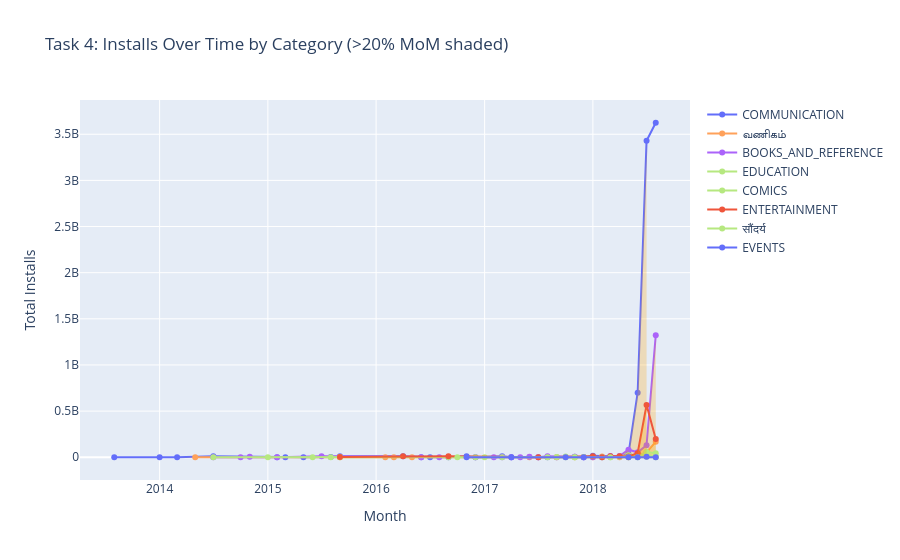

The notebook cell this image was saved under:
### Markdown cell above
## Task 4 — Time series: total installs over time by category, shade >20% MoM growth
Filters: app name not starting x/y/z, category starting E/C/B, reviews > 500,
app name without letter "S". Translate Beauty→Hindi, Business→Tamil, Dating→German.
Window: **6 PM–9 PM IST**.

### Code cell
TRANS = {"BEAUTY":"सौंदर्य", "BUSINESS":"வணிகம்", "DATING":"Partnersuche"}

def task4():
    if not gate(18, 21, "Task 4"): return
    d = df[df["Category"].str[0].isin(list("ECB")) &
           (df["Reviews"] > 500) &
           ~df["App"].str[0].str.lower().isin(list("xyz")) &
           ~df["App"].str.contains("S", case=True, na=False)].copy()
    d = d.dropna(subset=["Update_Period"])
    if d.empty:
        print("No apps pass the Task 4 filters."); return
    ts = (d.groupby(["Update_Period","Category"])["Installs"].sum()
            .reset_index().sort_values("Update_Period"))
    fig = go.Figure()
    for cat in ts["Category"].unique():
        sub = ts[ts["Category"]==cat].copy()
        sub["MoM"] = sub["Installs"].pct_change()
        label = TRANS.get(cat, cat)
        fig.add_trace(go.Scatter(x=sub["Update_Period"], y=sub["Installs"],
                      mode="lines+markers", name=label))
        # shade segments with >20% MoM growth
        for i in range(1, len(sub)):
            if sub["MoM"].iloc[i] > 0.20:
                fig.add_trace(go.Scatter(
                    x=[sub["Update_Period"].iloc[i-1], sub["Update_Period"].iloc[i]],
                    y=[sub["Installs"].iloc[i-1], sub["Installs"].iloc[i]],
                    fill="tozeroy", mode="none", showlegend=False,
                    fillcolor="rgba(255,165,0,0.25)"))
    fig.update_layout(title="Task 4: Installs Over Time by Category (>20% MoM shaded)",
                      xaxis_title="Month", yaxis_title="Total Installs")
    fig.show()
task4()

### Figure 1 — Plotly figure (JSON) as saved in the notebook; plotly's stock layout.template omitted (floating-point values rounded to 4 significant figures)
{"data": [{"mode": "lines+markers", "name": "COMMUNICATION", "type": "scatter", "x": ["2013-08-01T00:00:00.000000000", "2014-01-01T00:00:00.000000000", "2014-03-01T00:00:00.000000000", "2014-07-01T00:00:00.000000000", "2015-02-01T00:00:00.000000000", "2015-03-01T00:00:00.000000000", "2015-05-01T00:00:00.000000000", "2015-08-01T00:00:00.000000000", "2015-09-01T00:00:00.000000000", "2016-04-01T00:00:00.000000000", "2016-06-01T00:00:00.000000000", "2016-07-01T00:00:00.000000000", "2016-09-01T00:00:00.000000000", "2016-11-01T00:00:00.000000000", "2016-12-01T00:00:00.000000000", "2017-03-01T00:00:00.000000000", "2017-04-01T00:00:00.000000000", "2017-07-01T00:00:00.000000000", "2017-08-01T00:00:00.000000000", "2017-09-01T00:00:00.000000000", "2017-11-01T00:00:00.000000000", "2017-12-01T00:00:00.000000000", "2018-01-01T00:00:00.000000000", "2018-03-01T00:00:00.000000000", "2018-04-01T00:00:00.000000000", "2018-05-01T00:00:00.000000000", "2018-06-01T00:00:00.000000000", "2018-07-01T00:00:00.000000000", "2018-08-01T00:00:00.000000000"], "y": [150000, 100000, 100000, 10000000, 500000, 1000000, 100000, 2000000, 10000000, 10000000, 1000000, 110000, 1000000, 11000000, 100000, 10000000, 1100000, 500000, 1000000, 50000, 5000000, 1000000, 16100000, 12100000, 7000000, 36100000, 700100000, 3428430000, 3624560000]}, {"fill": "tozeroy", "fillcolor": "rgba(255,165,0,0.25)", "mode": "none", "showlegend": false, "type": "scatter", "x": ["2014-03-01T00:00:00", "2014-07-01T00:00:00"], "y": [100000, 10000000]}, {"fill": "tozeroy", "fillcolor": "rgba(255,165,0,0.25)", "mode": "none", "showlegend": false, "type": "scatter", "x": ["2015-02-01T00:00:00", "2015-03-01T00:00:00"], "y": [500000, 1000000]}, {"fill": "tozeroy", "fillcolor": "rgba(255,165,0,0.25)", "mode": "none", "showlegend": false, "type": "scatter", "x": ["2015-05-01T00:00:00", "2015-08-01T00:00:00"], "y": [100000, 2000000]}, {"fill": "tozeroy", "fillcolor": "rgba(255,165,0,0.25)", "mode": "none", "showlegend": false, "type": "scatter", "x": ["2015-08-01T00:00:00", "2015-09-01T00:00:00"], "y": [2000000, 10000000]}, {"fill": "tozeroy", "fillcolor": "rgba(255,165,0,0.25)", "mode": "none", "showlegend": false, "type": "scatter", "x": ["2016-07-01T00:00:00", "2016-09-01T00:00:00"], "y": [110000, 1000000]}, {"fill": "tozeroy", "fillcolor": "rgba(255,165,0,0.25)", "mode": "none", "showlegend": false, "type": "scatter", "x": ["2016-09-01T00:00:00", "2016-11-01T00:00:00"], "y": [1000000, 11000000]}, {"fill": "tozeroy", "fillcolor": "rgba(255,165,0,0.25)", "mode": "none", "showlegend": false, "type": "scatter", "x": ["2016-12-01T00:00:00", "2017-03-01T00:00:00"], "y": [100000, 10000000]}, {"fill": "tozeroy", "fillcolor": "rgba(255,165,0,0.25)", "mode": "none", "showlegend": false, "type": "scatter", "x": ["2017-07-01T00:00:00", "2017-08-01T00:00:00"], "y": [500000, 1000000]}, {"fill": "tozeroy", "fillcolor": "rgba(255,165,0,0.25)", "mode": "none", "showlegend": false, "type": "scatter", "x": ["2017-09-01T00:00:00", "2017-11-01T00:00:00"], "y": [50000, 5000000]}, {"fill": "tozeroy", "fillcolor": "rgba(255,165,0,0.25)", "mode": "none", "showlegend": false, "type": "scatter", "x": ["2017-12-01T00:00:00", "2018-01-01T00:00:00"], "y": [1000000, 16100000]}, {"fill": "tozeroy", "fillcolor": "rgba(255,165,0,0.25)", "mode": "none", "showlegend": false, "type": "scatter", "x": ["2018-04-01T00:00:00", "2018-05-01T00:00:00"], "y": [7000000, 36100000]}, {"fill": "tozeroy", "fillcolor": "rgba(255,165,0,0.25)", "mode": "none", "showlegend": false, "type": "scatter", "x": ["2018-05-01T00:00:00", "2018-06-01T00:00:00"], "y": [36100000, 700100000]}, {"fill": "tozeroy", "fillcolor": "rgba(255,165,0,0.25)", "mode": "none", "showlegend": false, "type": "scatter", "x": ["2018-06-01T00:00:00", "2018-07-01T00:00:00"], "y": [700100000, 3428430000]}, {"mode": "lines+markers", "name": "வணிகம்", "type": "scatter", "x": ["2014-05-01T00:00:00.000000000", "2015-09-01T00:00:00.000000000", "2016-02-01T00:00:00.000000000", "2016-03-01T00:00:00.000000000", "2016-05-01T00:00:00.000000000", "2017-06-01T00:00:00.000000000", "2017-09-01T00:00:00.000000000", "2017-11-01T00:00:00.000000000", "2017-12-01T00:00:00.000000000", "2018-01-01T00:00:00.000000000", "2018-02-01T00:00:00.000000000", "2018-03-01T00:00:00.000000000", "2018-04-01T00:00:00.000000000", "2018-05-01T00:00:00.000000000", "2018-06-01T00:00:00.000000000", "2018-07-01T00:00:00.000000000", "2018-08-01T00:00:00.000000000"], "y": [100000, 100000, 10000, 1000000, 500000, 100000, 1000000, 500000, 1501000, 1000000, 7000000, 2000000, 100000, 1100000, 16750000, 53000000, 168650000]}, {"fill": "tozeroy", "fillcolor": "rgba(255,165,0,0.25)", "mode": "none", "showlegend": false, "type": "scatter", "x": ["2016-02-01T00:00:00", "2016-03-01T00:00:00"], "y": [10000, 1000000]}, {"fill": "tozeroy", "fillcolor": "rgba(255,165,0,0.25)", "mode": "none", "showlegend": false, "type": "scatter", "x": ["2017-06-01T00:00:00", "2017-09-01T00:00:00"], "y": [100000, 1000000]}, {"fill": "tozeroy", "fillcolor": "rgba(255,165,0,0.25)", "mode": "none", "showlegend": false, "type": "scatter", "x": ["2017-11-01T00:00:00", "2017-12-01T00:00:00"], "y": [500000, 1501000]}, {"fill": "tozeroy", "fillcolor": "rgba(255,165,0,0.25)", "mode": "none", "showlegend": false, "type": "scatter", "x": ["2018-01-01T00:00:00", "2018-02-01T00:00:00"], "y": [1000000, 7000000]}, {"fill": "tozeroy", "fillcolor": "rgba(255,165,0,0.25)", "mode": "none", "showlegend": false, "type": "scatter", "x": ["2018-04-01T00:00:00", "2018-05-01T00:00:00"], "y": [100000, 1100000]}, {"fill": "tozeroy", "fillcolor": "rgba(255,165,0,0.25)", "mode": "none", "showlegend": false, "type": "scatter", "x": ["2018-05-01T00:00:00", "2018-06-01T00:00:00"], "y": [1100000, 16750000]}, {"fill": "tozeroy", "fillcolor": "rgba(255,165,0,0.25)", "mode": "none", "showlegend": false, "type": "scatter", "x": ["2018-06-01T00:00:00", "2018-07-01T00:00:00"], "y": [16750000, 53000000]}, {"fill": "tozeroy", "fillcolor": "rgba(255,165,0,0.25)", "mode": "none", "showlegend": false, "type": "scatter", "x": ["2018-07-01T00:00:00", "2018-08-01T00:00:00"], "y": [53000000, 168650000]}, {"mode": "lines+markers", "name": "BOOKS_AND_REFERENCE", "type": "scatter", "x": ["2014-07-01T00:00:00.000000000", "2014-10-01T00:00:00.000000000", "2014-11-01T00:00:00.000000000", "2015-02-01T00:00:00.000000000", "2015-07-01T00:00:00.000000000", "2016-06-01T00:00:00.000000000", "2016-08-01T00:00:00.000000000", "2016-12-01T00:00:00.000000000", "2017-02-01T00:00:00.000000000", "2017-03-01T00:00:00.000000000", "2017-04-01T00:00:00.000000000", "2017-05-01T00:00:00.000000000", "2017-06-01T00:00:00.000000000", "2017-07-01T00:00:00.000000000", "2017-08-01T00:00:00.000000000", "2017-11-01T00:00:00.000000000", "2017-12-01T00:00:00.000000000", "2018-01-01T00:00:00.000000000", "2018-02-01T00:00:00.000000000", "2018-03-01T00:00:00.000000000", "2018-04-01T00:00:00.000000000", "2018-05-01T00:00:00.000000000", "2018-06-01T00:00:00.000000000", "2018-07-01T00:00:00.000000000", "2018-08-01T00:00:00.000000000"], "y": [50000, 500000, 5000000, 50000, 10000000, 60000, 100000, 500000, 100000, 100000, 1000000, 100000, 5000000, 100000, 10010000, 4500000, 1200000, 500000, 100000, 10100000, 12550000, 82110000, 53600000, 130850000, 1321050000]}, {"fill": "tozeroy", "fillcolor": "rgba(255,165,0,0.25)", "mode": "none", "showlegend": false, "type": "scatter", "x": ["2014-07-01T00:00:00", "2014-10-01T00:00:00"], "y": [50000, 500000]}, {"fill": "tozeroy", "fillcolor": "rgba(255,165,0,0.25)", "mode": "none", "showlegend": false, "type": "scatter", "x": ["2014-10-01T00:00:00", "2014-11-01T00:00:00"], "y": [500000, 5000000]}, {"fill": "tozeroy", "fillcolor": "rgba(255,165,0,0.25)", "mode": "none", "showlegend": false, "type": "scatter", "x": ["2015-02-01T00:00:00", "2015-07-01T00:00:00"], "y": [50000, 10000000]}, {"fill": "tozeroy", "fillcolor": "rgba(255,165,0,0.25)", "mode": "none", "showlegend": false, "type": "scatter", "x": ["2016-06-01T00:00:00", "2016-08-01T00:00:00"], "y": [60000, 100000]}, {"fill": "tozeroy", "fillcolor": "rgba(255,165,0,0.25)", "mode": "none", "showlegend": false, "type": "scatter", "x": ["2016-08-01T00:00:00", "2016-12-01T00:00:00"], "y": [100000, 500000]}, {"fill": "tozeroy", "fillcolor": "rgba(255,165,0,0.25)", "mode": "none", "showlegend": false, "type": "scatter", "x": ["2017-03-01T00:00:00", "2017-04-01T00:00:00"], "y": [100000, 1000000]}, {"fill": "tozeroy", "fillcolor": "rgba(255,165,0,0.25)", "mode": "none", "showlegend": false, "type": "scatter", "x": ["2017-05-01T00:00:00", "2017-06-01T00:00:00"], "y": [100000, 5000000]}, {"fill": "tozeroy", "fillcolor": "rgba(255,165,0,0.25)", "mode": "none", "showlegend": false, "type": "scatter", "x": ["2017-07-01T00:00:00", "2017-08-01T00:00:00"], "y": [100000, 10010000]}, {"fill": "tozeroy", "fillcolor": "rgba(255,165,0,0.25)", "mode": "none", "showlegend": false, "type": "scatter", "x": ["2018-02-01T00:00:00", "2018-03-01T00:00:00"], "y": [100000, 10100000]}, {"fill": "tozeroy", "fillcolor": "rgba(255,165,0,0.25)", "mode": "none", "showlegend": false, "type": "scatter", "x": ["2018-03-01T00:00:00", "2018-04-01T00:00:00"], "y": [10100000, 12550000]}, {"fill": "tozeroy", "fillcolor": "rgba(255,165,0,0.25)", "mode": "none", "showlegend": false, "type": "scatter", "x": ["2018-04-01T00:00:00", "2018-05-01T00:00:00"], "y": [12550000, 82110000]}, {"fill": "tozeroy", "fillcolor": "rgba(255,165,0,0.25)", "mode": "none", "showlegend": false, "type": "scatter", "x": ["2018-06-01T00:00:00", "2018-07-01T00:00:00"], "y": [53600000, 130850000]}, {"fill": "tozeroy", "fillcolor": "rgba(255,165,0,0.25)", "mode": "none", "showlegend": false, "type": "scatter", "x": ["2018-07-01T00:00:00", "2018-08-01T00:00:00"], "y": [130850000, 1321050000]}, {"mode": "lines+markers", "name": "EDUCATION", "type": "scatter", "x": ["2014-07-01T00:00:00.000000000", "2015-01-01T00:00:00.000000000", "2015-06-01T00:00:00.000000000", "2015-08-01T00:00:00.000000000", "2016-09-01T00:00:00.000000000", "2016-12-01T00:00:00.000000000", "2017-01-01T00:00:00.000000000", "2017-08-01T00:00:00.000000000", "2017-09-01T00:00:00.000000000", "2017-10-01T00:00:00.000000000", "2017-11-01T00:00:00.000000000", "2017-12-01T00:00:00.000000000", "2018-02-01T00:00:00.000000000", "2018-03-01T00:00:00.000000000", "2018-04-01T00:00:00.000000000", "2018-05-01T00:00:00.000000000", "2018-06-01T00:00:00.000000000", "2018-07-01T00:00:00.000000000", "2018-08-01T00:00:00.000000000"], "y": [10000, 100000, 1000000, 1000000, 1000000, 100000, 1000000, 1000000, 1500000, 7610000, 1000000, 3200000, 1000000, 1100000, 5000000, 22100000, 5900000, 56800000, 43100000]}, {"fill": "tozeroy", "fillcolor": "rgba(255,165,0,0.25)", "mode": "none", "showlegend": false, "type": "scatter", "x": ["2014-07-01T00:00:00", "2015-01-01T00:00:00"], "y": [10000, 100000]}, {"fill": "tozeroy", "fillcolor": "rgba(255,165,0,0.25)", "mode": "none", "showlegend": false, "type": "scatter", "x": ["2015-01-01T00:00:00", "2015-06-01T00:00:00"], "y": [100000, 1000000]}, {"fill": "tozeroy", "fillcolor": "rgba(255,165,0,0.25)", "mode": "none", "showlegend": false, "type": "scatter", "x": ["2016-12-01T00:00:00", "2017-01-01T00:00:00"], "y": [100000, 1000000]}, {"fill": "tozeroy", "fillcolor": "rgba(255,165,0,0.25)", "mode": "none", "showlegend": false, "type": "scatter", "x": ["2017-08-01T00:00:00", "2017-09-01T00:00:00"], "y": [1000000, 1500000]}, {"fill": "tozeroy", "fillcolor": "rgba(255,165,0,0.25)", "mode": "none", "showlegend": false, "type": "scatter", "x": ["2017-09-01T00:00:00", "2017-10-01T00:00:00"], "y": [1500000, 7610000]}, {"fill": "tozeroy", "fillcolor": "rgba(255,165,0,0.25)", "mode": "none", "showlegend": false, "type": "scatter", "x": ["2017-11-01T00:00:00", "2017-12-01T00:00:00"], "y": [1000000, 3200000]}, {"fill": "tozeroy", "fillcolor": "rgba(255,165,0,0.25)", "mode": "none", "showlegend": false, "type": "scatter", "x": ["2018-03-01T00:00:00", "2018-04-01T00:00:00"], "y": [1100000, 5000000]}, {"fill": "tozeroy", "fillcolor": "rgba(255,165,0,0.25)", "mode": "none", "showlegend": false, "type": "scatter", "x": ["2018-04-01T00:00:00", "2018-05-01T00:00:00"], "y": [5000000, 22100000]}, {"fill": "tozeroy", "fillcolor": "rgba(255,165,0,0.25)", "mode": "none", "showlegend": false, "type": "scatter", "x": ["2018-06-01T00:00:00", "2018-07-01T00:00:00"], "y": [5900000, 56800000]}, {"mode": "lines+markers", "name": "COMICS", "type": "scatter", "x": ["2015-09-01T00:00:00.000000000", "2017-03-01T00:00:00.000000000", "2017-10-01T00:00:00.000000000", "2018-05-01T00:00:00.000000000", "2018-06-01T00:00:00.000000000", "2018-07-01T00:00:00.000000000", "2018-08-01T00:00:00.000000000"], "y": [50000, 100000, 100000, 6110000, 1610000, 28250000, 5650000]}, {"fill": "tozeroy", "fillcolor": "rgba(255,165,0,0.25)", "mode": "none", "showlegend": false, "type": "scatter", "x": ["2015-09-01T00:00:00", "2017-03-01T00:00:00"], "y": [50000, 100000]}, {"fill": "tozeroy", "fillcolor": "rgba(255,165,0,0.25)", "mode": "none", "showlegend": false, "type": "scatter", "x": ["2017-10-01T00:00:00", "2018-05-01T00:00:00"], "y": [100000, 6110000]}, {"fill": "tozeroy", "fillcolor": "rgba(255,165,0,0.25)", "mode": "none", "showlegend": false, "type": "scatter", "x": ["2018-06-01T00:00:00", "2018-07-01T00:00:00"], "y": [1610000, 28250000]}, {"mode": "lines+markers", "name": "ENTERTAINMENT", "type": "scatter", "x": ["2015-09-01T00:00:00.000000000", "2016-04-01T00:00:00.000000000", "2016-09-01T00:00:00.000000000", "2017-07-01T00:00:00.000000000", "2018-01-01T00:00:00.000000000", "2018-02-01T00:00:00.000000000", "2018-03-01T00:00:00.000000000", "2018-04-01T00:00:00.000000000", "2018-05-01T00:00:00.000000000", "2018-06-01T00:00:00.000000000", "2018-07-01T00:00:00.000000000", "2018-08-01T00:00:00.000000000"], "y": [2000000, 10000000, 10000000, 1000000, 10000000, 200000, 10000000, 10000000, 7500000, 43200000, 566300000, 197300000]}, {"fill": "tozeroy", "fillcolor": "rgba(255,165,0,0.25)", "mode": "none", "showlegend": false, "type": "scatter", "x": ["2015-09-01T00:00:00", "2016-04-01T00:00:00"], "y": [2000000, 10000000]}, {"fill": "tozeroy", "fillcolor": "rgba(255,165,0,0.25)", "mode": "none", "showlegend": false, "type": "scatter", "x": ["2017-07-01T00:00:00", "2018-01-01T00:00:00"], "y": [1000000, 10000000]}, {"fill": "tozeroy", "fillcolor": "rgba(255,165,0,0.25)", "mode": "none", "showlegend": false, "type": "scatter", "x": ["2018-02-01T00:00:00", "2018-03-01T00:00:00"], "y": [200000, 10000000]}, {"fill": "tozeroy", "fillcolor": "rgba(255,165,0,0.25)", "mode": "none", "showlegend": false, "type": "scatter", "x": ["2018-05-01T00:00:00", "2018-06-01T00:00:00"], "y": [7500000, 43200000]}, {"fill": "tozeroy", "fillcolor": "rgba(255,165,0,0.25)", "mode": "none", "showlegend": false, "type": "scatter", "x": ["2018-06-01T00:00:00", "2018-07-01T00:00:00"], "y": [43200000, 566300000]}, {"mode": "lines+markers", "name": "सौंदर्य", "type": "scatter", "x": ["2016-10-01T00:00:00.000000000", "2017-11-01T00:00:00.000000000", "2018-03-01T00:00:00.000000000", "2018-05-01T00:00:00.000000000", "2018-06-01T00:00:00.000000000", "2018-07-01T00:00:00.000000000", "2018-08-01T00:00:00.000000000"], "y": [1000000, 1000000, 5000, 1100000, 1050000, 6100000, 600000]}, {"fill": "tozeroy", "fillcolor": "rgba(255,165,0,0.25)", "mode": "none", "showlegend": false, "type": "scatter", "x": ["2018-03-01T00:00:00", "2018-05-01T00:00:00"], "y": [5000, 1100000]}, {"fill": "tozeroy", "fillcolor": "rgba(255,165,0,0.25)", "mode": "none", "showlegend": false, "type": "scatter", "x": ["2018-06-01T00:00:00", "2018-07-01T00:00:00"], "y": [1050000, 6100000]}, {"mode": "lines+markers", "name": "EVENTS", "type": "scatter", "x": ["2016-11-01T00:00:00.000000000", "2017-04-01T00:00:00.000000000", "2017-10-01T00:00:00.000000000", "2017-12-01T00:00:00.000000000", "2018-05-01T00:00:00.000000000", "2018-06-01T00:00:00.000000000", "2018-07-01T00:00:00.000000000", "2018-08-01T00:00:00.000000000"], "y": [100000, 100000, 100000, 50000, 110000, 700000, 6300000, 100000]}, {"fill": "tozeroy", "fillcolor": "rgba(255,165,0,0.25)", "mode": "none", "showlegend": false, "type": "scatter", "x": ["2017-12-01T00:00:00", "2018-05-01T00:00:00"], "y": [50000, 110000]}, {"fill": "tozeroy", "fillcolor": "rgba(255,165,0,0.25)", "mode": "none", "showlegend": false, "type": "scatter", "x": ["2018-05-01T00:00:00", "2018-06-01T00:00:00"], "y": [110000, 700000]}, {"fill": "tozeroy", "fillcolor": "rgba(255,165,0,0.25)", "mode": "none", "showlegend": false, "type": "scatter", "x": ["2018-06-01T00:00:00", "2018-07-01T00:00:00"], "y": [700000, 6300000]}], "layout": {"title": {"text": "Task 4: Installs Over Time by Category (>20% MoM shaded)"}, "xaxis": {"title": {"text": "Month"}}, "yaxis": {"title": {"text": "Total Installs"}}}}
